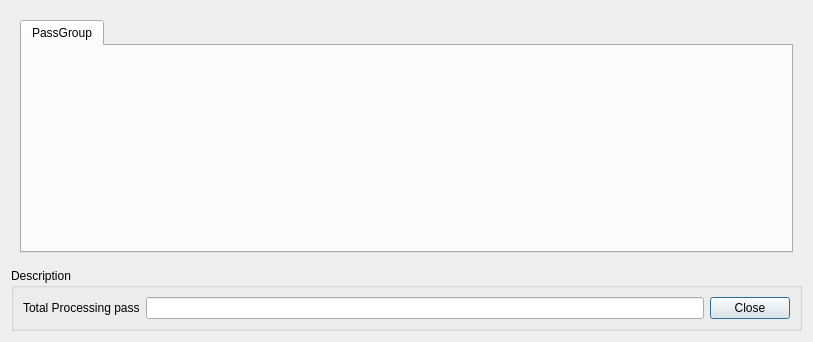
<ui version="4.0" >
 <class>ProcessingPassDialog</class>
 <widget class="QDialog" name="ProcessingPassDialog" >
  <property name="geometry" >
   <rect>
    <x>0</x>
    <y>0</y>
    <width>813</width>
    <height>342</height>
   </rect>
  </property>
  <property name="windowTitle" >
   <string>Feicim - Processing Pass Viewer</string>
  </property>
  <layout class="QGridLayout" >
   <item row="0" column="0" >
    <widget class="QWidget" native="1" name="widget" >
     <layout class="QGridLayout" >
      <item row="0" column="0" >
       <widget class="QTabWidget" name="tabwidget" >
        <property name="currentIndex" >
         <number>0</number>
        </property>
        <widget class="QWidget" name="tab" >
         <attribute name="title" >
          <string>PassGroup</string>
         </attribute>
         <layout class="QHBoxLayout" />
        </widget>
       </widget>
      </item>
     </layout>
    </widget>
   </item>
   <item row="1" column="0" >
    <widget class="QGroupBox" name="groupBox" >
     <property name="title" >
      <string>Description</string>
     </property>
     <layout class="QHBoxLayout" >
      <item>
       <widget class="QLabel" name="label" >
        <property name="text" >
         <string>Total Processing pass</string>
        </property>
       </widget>
      </item>
      <item>
       <widget class="QLineEdit" name="lineEdit" >
        <property name="readOnly" >
         <bool>true</bool>
        </property>
       </widget>
      </item>
      <item>
       <widget class="QPushButton" name="closeButton" >
        <property name="text" >
         <string>Close</string>
        </property>
       </widget>
      </item>
     </layout>
    </widget>
   </item>
  </layout>
 </widget>
 <resources/>
 <connections/>
</ui>
